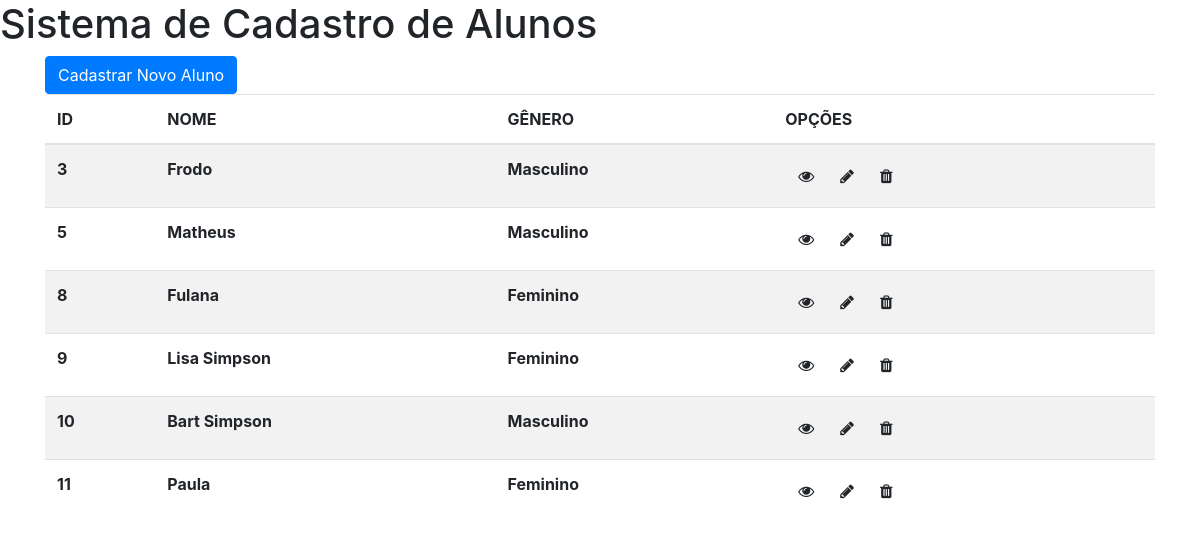
The page / on the database its author committed.
### nomeapp/models.py (models this page shows, shortened)
class Aluno(models.Model):
    nome = models.CharField(max_length=30)
    idade = models.IntegerField()
    genero = models.CharField(max_length=30)

### nomeapp/views.py (the view)
# urls.py: path('', listar, name='listar'),
def listar(request):
    context = {}
    alunos = Aluno.objects.all()
    context['alunos'] = alunos
    return render(request, 'listar.html', context)

### templates/listar.html (shortened to what this page needs)
<!DOCTYPE html>
<html lang="pt-br">
<head>
    <link rel="stylesheet" href="https://stackpath.bootstrapcdn.com/bootstrap/4.3.1/css/bootstrap.min.css">
    <link rel="stylesheet" href="https://cdnjs.cloudflare.com/ajax/libs/font-awesome/4.7.0/css/font-awesome.min.css">
</head>
<body>
<h1>Sistema de Cadastro de Alunos</h1>
<div class="container">
    <a href="{% url 'cadastrar' %}" class="btn btn-primary">Cadastrar Novo Aluno</a>
    <table class="table table-striped">
    <thead>
        <tr>
            <th>ID</th>
            <th>NOME</th>
            <th>GÊNERO</th>
            <th>OPÇÕES</th>
        </tr>
    </thead>
    <tbody>
    {% for aluno in alunos %}
        <tr>
            <th> {{ aluno.id }}</th>
            <th> {{ aluno.nome }}</th>
            <th> {{ aluno.genero }}</th>
            <th>
                <div class="btn-group" role="group" aria-label="Basic example">
                    <a href="{% url 'buscar' aluno.id %}"><button class="btn"><i class="fa fa-eye"></i></button></a>
                    <a href="{% url 'editar' aluno.id %}"><button class="btn"><i class="fa fa-pencil"></i></button></a>
                    <a href="{% url 'remover' aluno.id %}"><button class="btn"><i class="fa fa-trash"></i></button></a>
                </div>
            </th>
        </tr>
    {% endfor %}
    </tbody>
</table>
</div>
</body>
</html>

### rows shown on the page
Aluno: id "3", nome "Frodo", genero "Masculino"
Aluno: id "5", nome "Matheus", genero "Masculino"
Aluno: id "8", nome "Fulana", genero "Feminino"
Aluno: id "9", nome "Lisa Simpson", genero "Feminino"
Aluno: id "10", nome "Bart Simpson", genero "Masculino"
Aluno: id "11", nome "Paula", genero "Feminino"
